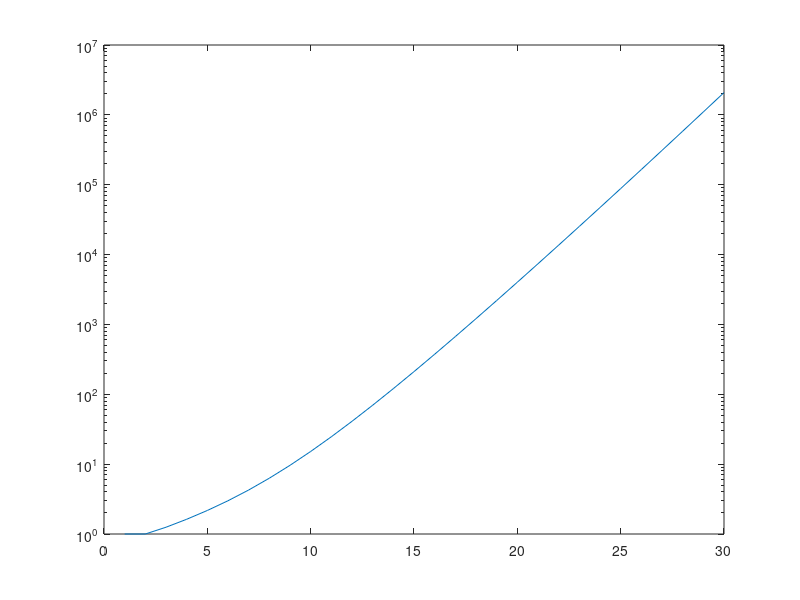

This chart was generated by the following MATLAB code:
% Exercise 12.2.
res = [];
N = 30;
for n = 1:N
    m = 2*n-1;
    x = linspace(-1,1,n);
    y = linspace(-1,1,m);   
    Vx = fliplr(vander(x',n));
    Vy = fliplr(vander(y',n));
    res = [res, norm(Vy * (Vx^-1),'inf')];
end%for

semilogy(1:N, res);

